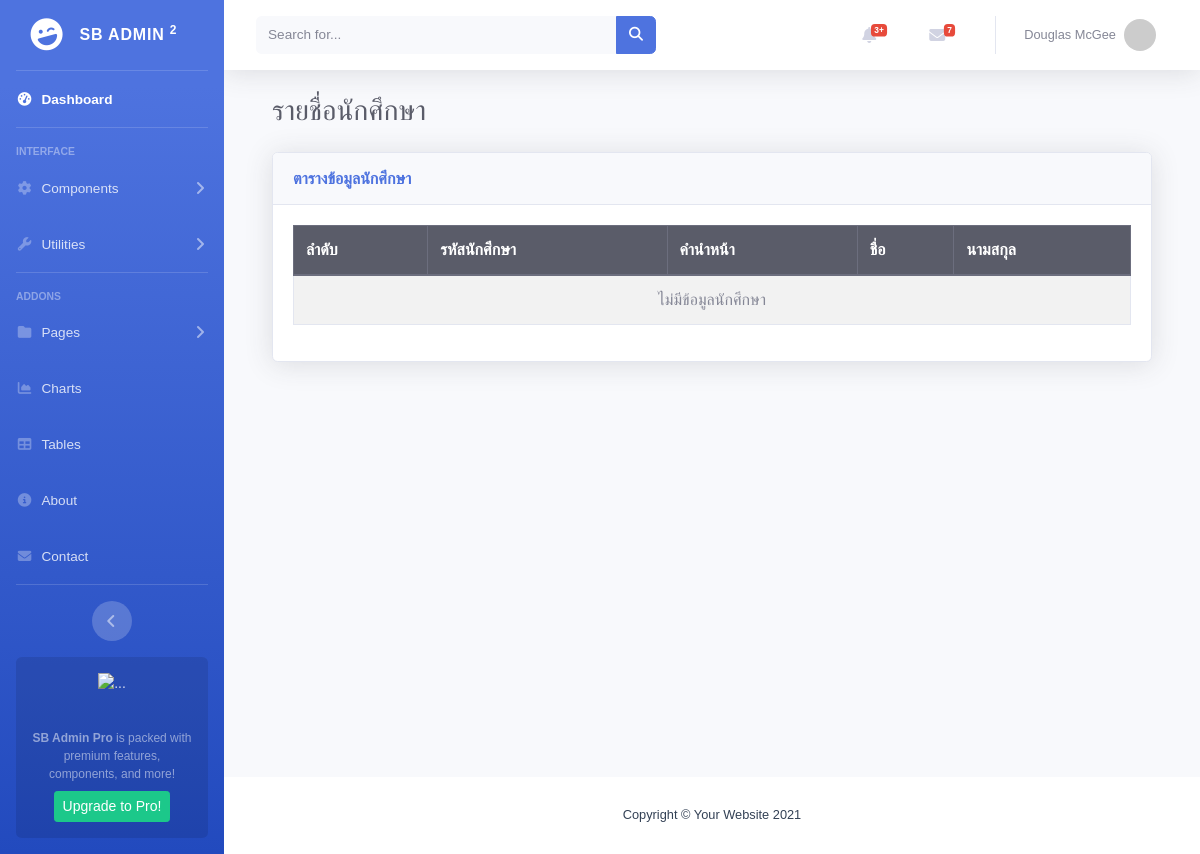
Before: / with the older database file.
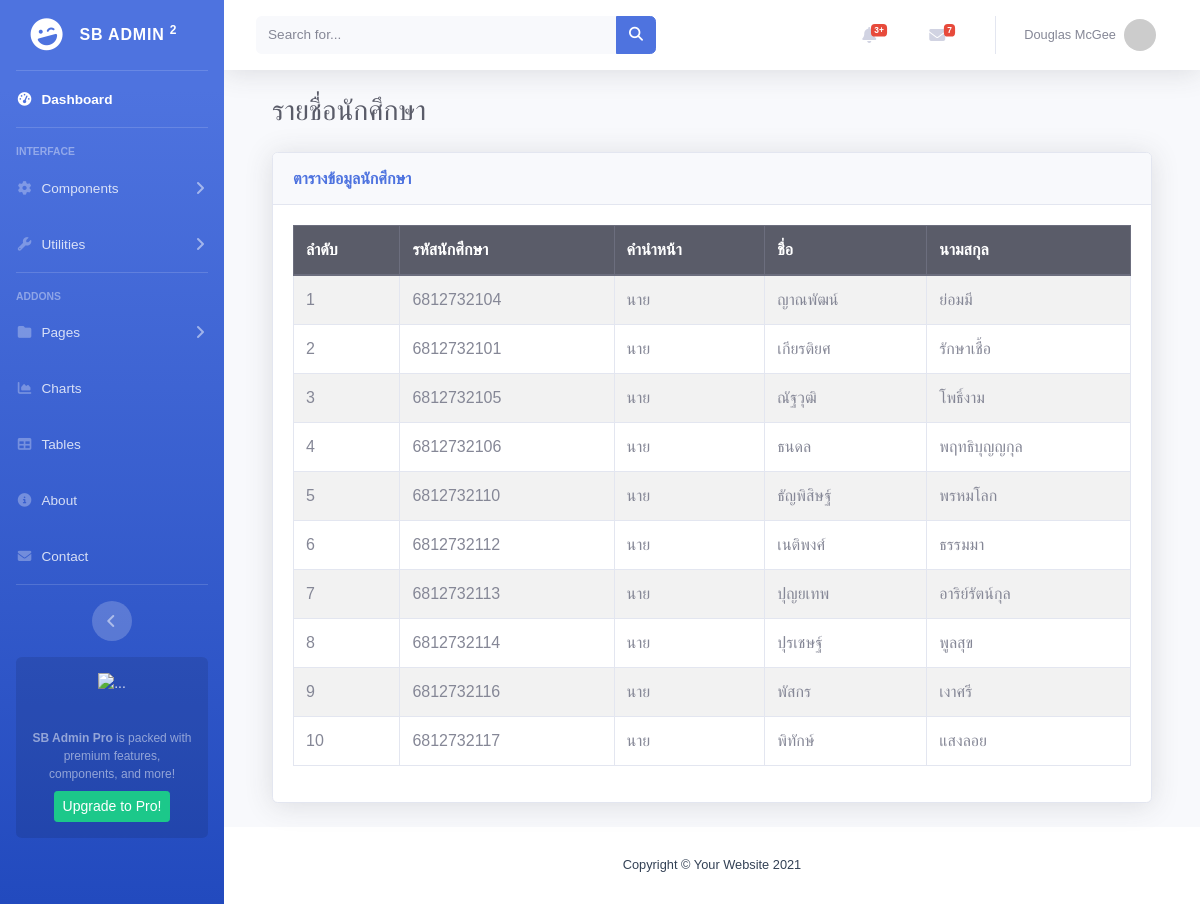
After: the same page with the newer database file.
### app1/models.py (models this page shows, shortened)
class Student(models.Model):
    PREFIX_NAME = [
        ('นาย', 'นาย'),
        ('นางสาว', 'นางสาว'),
        ('นาง', 'นาง'),
    ]
    prefix_name = models.CharField(
        max_length=10,
        choices=PREFIX_NAME
    )
    st_id = models.CharField(max_length=20)
    fname = models.CharField(max_length=100)
    lname = models.CharField(max_length=100)

### app1/views.py (the view)
# urls.py: path("", views.index, name="home"),
def index(request):
    context = {
        "Students": Student.objects.all(),
        "date": datetime.date.today(),
    }
    return render(request, "index.html", context)

### templates/index.html (shortened to what this page needs)
{% extends 'base.html' %}
{% block content %}
<div class="container-fluid">
    <h1 class="h3 mb-4 text-gray-800">
        รายชื่อนักศึกษา
    </h1>
    <div class="card shadow mb-4">
        <div class="card-header py-3">
            <h6 class="m-0 font-weight-bold text-primary">
                ตารางข้อมูลนักศึกษา
            </h6>
        </div>
        <div class="card-body">
            <div class="table-responsive">
                <table class="table table-bordered table-striped">
                    <thead class="thead-dark">
                        <tr>
                            <th>ลำดับ</th>
                            <th>รหัสนักศึกษา</th>
                            <th>คำนำหน้า</th>
                            <th>ชื่อ</th>
                            <th>นามสกุล</th>
                        </tr>
                    </thead>
                    <tbody>
                        {% for student in Students %}
                        <tr>
                            <td>{{ forloop.counter }}</td>
                            <td>{{ student.st_id }}</td>
                            <td>{{ student.prefix_name }}</td>
                            <td>{{ student.fname }}</td>
                            <td>{{ student.lname }}</td>
                        </tr>
                        {% empty %}
                        <tr>
                            <td colspan="5" class="text-center">
                                ไม่มีข้อมูลนักศึกษา
                            </td>
                        </tr>
                        {% endfor %}
                    </tbody>
                </table>
            </div>
        </div>
    </div>
</div>
{% endblock %}

### templates/base.html (shortened to what this page needs)
{% load static %}
<!DOCTYPE html>
<html lang="en">
<head>
    <link rel="stylesheet" href="https://cdnjs.cloudflare.com/ajax/libs/font-awesome/6.5.2/css/all.min.css" />
    <link rel="stylesheet" href="{% static 'css/sb-admin-2.min.css' %}">
    <link rel="stylesheet" href="{% static 'css/styles.css' %}">
</head>
<body id="page-top">
    <div id="wrapper">
        <ul class="navbar-nav bg-gradient-primary sidebar sidebar-dark accordion" id="accordionSidebar">
            <a class="sidebar-brand d-flex align-items-center justify-content-center" href="{% url 'app1:home' %}">
                <div class="sidebar-brand-icon rotate-n-15">
                    <i class="fas fa-laugh-wink"></i>
                </div>
                <div class="sidebar-brand-text mx-3">SB Admin <sup>2</sup></div>
            </a>
            <hr class="sidebar-divider my-0">
            <li class="nav-item {% if request.resolver_match.url_name == 'home' %}active{% endif %}">
                <a class="nav-link" href="{% url 'app1:home' %}">
                    <i class="fas fa-fw fa-tachometer-alt"></i>
                    <span>Dashboard</span></a>
            </li>
            <hr class="sidebar-divider">
            <div class="sidebar-heading">
                Interface
            </div>
            <li class="nav-item">
                <a class="nav-link collapsed" href="#" data-toggle="collapse" data-target="#collapseTwo"
                    aria-expanded="true" aria-controls="collapseTwo">
                    <i class="fas fa-fw fa-cog"></i>
                    <span>Components</span>
                </a>
            </li>
            <li class="nav-item">
                <a class="nav-link collapsed" href="#" data-toggle="collapse" data-target="#collapseUtilities"
                    aria-expanded="true" aria-controls="collapseUtilities">
                    <i class="fas fa-fw fa-wrench"></i>
                    <span>Utilities</span>
                </a>
            </li>
            <hr class="sidebar-divider">
            <div class="sidebar-heading">
                Addons
            </div>
            <li class="nav-item">
                <a class="nav-link collapsed" href="#" data-toggle="collapse" data-target="#collapsePages"
                    aria-expanded="true" aria-controls="collapsePages">
                    <i class="fas fa-fw fa-folder"></i>
                    <span>Pages</span>
                </a>
            </li>
            <li class="nav-item">
                <a class="nav-link" href="charts.html">
                    <i class="fas fa-fw fa-chart-area"></i>
                    <span>Charts</span></a>
            </li>
            <li class="nav-item">
                <a class="nav-link" href="tables.html">
                    <i class="fas fa-fw fa-table"></i>
                    <span>Tables</span></a>
            </li>
<li class="nav-item {% if request.resolver_match.url_name == 'about' %}active{% endif %}">
    <a class="nav-link" href="{% url 'app1:about' %}">
        <i class="fas fa-fw fa-info-circle"></i>
        <span>About</span>
    </a>
</li>
<li class="nav-item {% if request.resolver_match.url_name == 'contact' %}active{% endif %}">
    <a class="nav-link" href="{% url 'app1:contact' %}">
        <i class="fas fa-fw fa-envelope"></i>
        <span>Contact</span>
    </a>
</li>
            <hr class="sidebar-divider d-none d-md-block">
            <div class="text-center d-none d-md-inline">
                <button class="rounded-circle border-0" id="sidebarToggle"></button>
            </div>
            <div class="sidebar-card d-none d-lg-flex">
                <img class="sidebar-card-illustration mb-2" src="https://img.icons8.com/color/96/000000/rocket.png" alt="...">
                <p class="text-center mb-2"><strong>SB Admin Pro</strong> is packed with premium features, components, and more!</p>
                <a class="btn btn-success btn-sm" href="https://startbootstrap.com/theme/sb-admin-pro">Upgrade to Pro!</a>
            </div>
        </ul>
        <div id="content-wrapper" class="d-flex flex-column">
            <div id="content">
                <nav class="navbar navbar-expand navbar-light bg-white topbar mb-4 static-top shadow">
                    <form
                        class="d-none d-sm-inline-block form-inline mr-auto ml-md-3 my-2 my-md-0 mw-100 navbar-search">
                        <div class="input-group">
                            <input type="text" class="form-control bg-light border-0 small" placeholder="Search for..."
                                aria-label="Search" aria-describedby="basic-addon2">
                            <div class="input-group-append">
                                <button class="btn btn-primary" type="button">
                                    <i class="fas fa-search fa-sm"></i>
                                </button>
                            </div>
                        </div>
                    </form>
                    <ul class="navbar-nav ml-auto">
                        <li class="nav-item dropdown no-arrow mx-1">
                            <a class="nav-link dropdown-toggle" href="#" id="alertsDropdown" role="button"
                                data-toggle="dropdown" aria-haspopup="true" aria-expanded="false">
                                <i class="fas fa-bell fa-fw"></i>
                                <span class="badge badge-danger badge-counter">3+</span>
                            </a>
                        </li>
                        <li class="nav-item dropdown no-arrow mx-1">
                            <a class="nav-link dropdown-toggle" href="#" id="messagesDropdown" role="button"
                                data-toggle="dropdown" aria-haspopup="true" aria-expanded="false">
                                <i class="fas fa-envelope fa-fw"></i>
                                <span class="badge badge-danger badge-counter">7</span>
                            </a>
                        </li>
                        <li class="nav-item dropdown no-arrow">
                            <a class="nav-link dropdown-toggle" href="#" id="userDropdown" role="button"
                                data-toggle="dropdown" aria-haspopup="true" aria-expanded="false">
                                <span class="mr-2 d-none d-lg-inline text-gray-600 small">Douglas McGee</span>
                                <img class="img-profile rounded-circle"
                                    src="https://ui-avatars.com/api/?name=Douglas+McGee&background=random">
                            </a>
                        </li>
                    </ul>
                </nav>
                <div class="container-fluid">
                    {% block content %}
                    {% endblock %}
                </div>
            </div>
            <footer class="sticky-footer bg-white">
                <div class="container my-auto">
                    <div class="copyright text-center my-auto">
                        <span>Copyright &copy; Your Website 2021</span>
                    </div>
                </div>
            </footer>
        </div>
    </div>
</body>
</html>

### statics/css/styles.css (style rules this page uses)
body { font-family: Arial, sans-serif; background-color: #f5f7fb; margin: 0; padding: 0; }
nav a { color: #cbd5e1; margin-right: 1rem; text-decoration: none; }
footer { background-color: #e2e8f0; color: #334155; padding: 1rem 2rem; text-align: center; }

Changed rows visible on the page:
added Student: st_id "6812732104", prefix_name "นาย", fname "ญาณพัฒน์", lname "ย่อมมี"
added Student: st_id "6812732101", prefix_name "นาย", fname "เกียรติยศ", lname "รักษาเชื้อ"
added Student: st_id "6812732105", prefix_name "นาย", fname "ณัฐวุฒิ", lname "โพธิ์งาม"
added Student: st_id "6812732106", prefix_name "นาย", fname "ธนดล", lname "พฤทธิบุญญกุล"
added Student: st_id "6812732110", prefix_name "นาย", fname "ธัญพิสิษฐ์", lname "พรหมโลก"
added Student: st_id "6812732112", prefix_name "นาย", fname "เนติพงศ์", lname "ธรรมมา"
added Student: st_id "6812732113", prefix_name "นาย", fname "ปุญยเทพ", lname "อาริย์รัตน์กุล"
added Student: st_id "6812732114", prefix_name "นาย", fname "ปุรเชษฐ์", lname "พูลสุข"
added Student: st_id "6812732116", prefix_name "นาย", fname "พัสกร", lname "เงาศรี"
added Student: st_id "6812732117", prefix_name "นาย", fname "พิทักษ์", lname "แสงลอย"
Other visible differences:
text no longer shown: "ไม่มีข้อมูลนักศึกษา"
